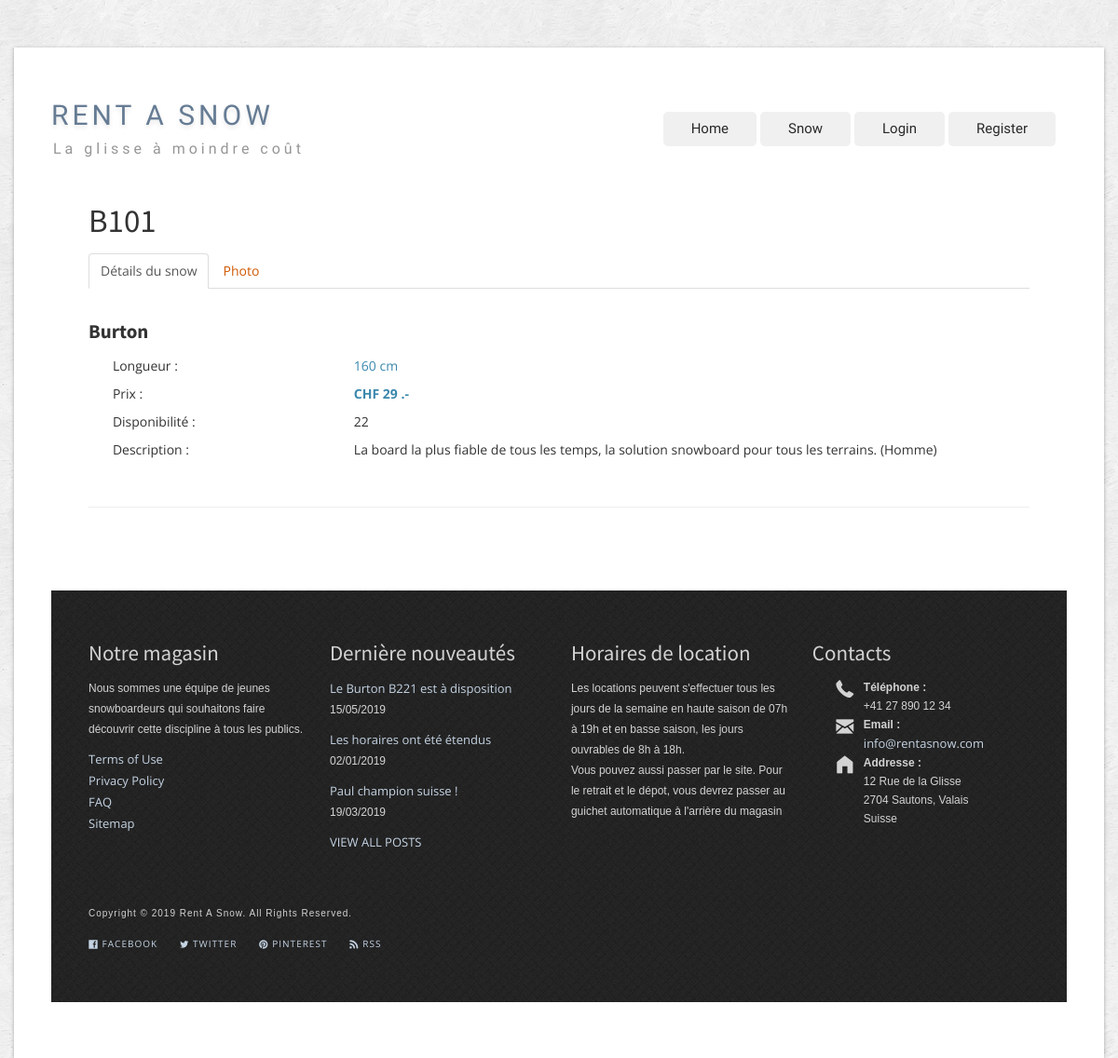
The app's page /index.php?action=snow&code=B101 with its own data.
### tables this page shows
CREATE TABLE IF NOT EXISTS `snows` (
  `id` int(11) NOT NULL AUTO_INCREMENT,
  `code` varchar(4) NOT NULL,
  `brand` varchar(20) NOT NULL,
  `model` varchar(30) NOT NULL,
  `snowLength` int(4) unsigned NOT NULL,
  `qtyAvailable` smallint(6) NOT NULL DEFAULT 0,
  `description` varchar(200) NOT NULL DEFAULT '0',
  `dailyPrice` float unsigned NOT NULL,
  `photo` varchar(50) DEFAULT NULL,
  `active` tinyint(4) unsigned NOT NULL DEFAULT 0,
  PRIMARY KEY (`id`),
  UNIQUE KEY `snow_code` (`code`)
);

### controller/snows.php (called while the page is built, shortened)
<?php
require "./model/snowsService.php";
function snow($code)
{
    $snows = getSnow($code);
    $snow = $snows[0];
    require "view/snow.php";
}

### model/dbConnector.php (called while the page is built, shortened)
<?php
function executeQuerySelect($query){
    $queryResult = null;
    $dbConnexion = openDBConnexion();
    if ($dbConnexion != null)
    {
        $statement = $dbConnexion->prepare($query);
        $statement->execute();
        $queryResult = $statement->fetchAll();
    }
    return $queryResult;
}
function openDBConnexion (){
    $tempDbConnexion = null;
    $sqlDriver = 'mysql';
    $hostname = 'localhost';
    $port = 3306;
    $charset = 'utf8';
    $dbName = 'snows';
    $userName = 'snows-connector';
    $userPwd = '25Du2Ono';
    $dsn = $sqlDriver . ':host=' . $hostname . ';dbname=' . $dbName . ';port=' . $port . ';charset=' . $charset;
    try{
        $tempDbConnexion = new PDO($dsn, $userName, $userPwd);
    }
    catch (PDOException $exception) {
        error_log('Connection failed: ' . $exception->getMessage()  . "\r\n", 3, ERROR_LOG);
    }
    return $tempDbConnexion;
}

### model/snowsService.php (called while the page is built, shortened)
<?php
require_once 'model/dbConnector.php';
function getSnow($code)
{
    $separator = '\'';
    $snowQuery = 'SELECT code, brand, snowLength, dailyPrice, qtyAvailable, description, photo FROM snows WHERE code='.$separator.$code.$separator.'AND active=1';
    return executeQuerySelect($snowQuery);
}

### view/snow.php (the view, shortened to what this page needs)
<article>
    <header>
        <h2><?= $snow['code']; ?></h2>
            <ul class="nav nav-tabs">
                <li class="active"><a href="#details" data-toggle="tab">Détails du snow</a></li>
                <li><a href="#photo" data-toggle="tab">Photo</a></li>
            </ul>
            <div class="tab-content">
                <div class="tab-pane fade in active" id="details">
                    <div class="span12"><h4><strong><?= $snow['brand']; ?></strong></h4></div>
                    <div class="span3">Longueur : </div><div class="span6 text-info"><?= $snow['snowLength']; ?> cm</div>
                    <div class="span3">Prix : </div><div class="span6 text-info"><strong>CHF <?= $snow['dailyPrice']; ?> .-</strong></div>
                    <div class="span3">Disponibilité : </div><div class="span6"><?= $snow['qtyAvailable']; ?></div>
                    <div class="span3">Description : </div><div class="span8"><?= $snow['description']; ?></div>
                </div>
            </div>
            <br>
    </header>
</article>
<hr/>
<?php
require 'gabarit.php';
?>

### view/content/styles/custom.css (style rules this page uses)
h3, h4, h5, h6 { line-height:1.5 !important }
body { background-image: url(scribble_light.png); background-position: inherit inherit; background-repeat: repeat repeat; }
.page-content a { color: rgb(208, 88, 3); font-family: 'Open Sans', sans-serif; }
h2 { font-weight: normal; font-style: normal; font-family: 'Source Sans Pro', sans-serif; font-size: 35px; line-height: 50px; }
h4,.page-content h4 a { font-weight: normal; font-style: normal; font-family: 'Source Sans Pro', sans-serif; font-size: 21px; line-height: 50px; }

### records on screen
snows: code "B101", brand "Burton", snowLength "160", dailyPrice "29", qtyAvailable "22", description "La board la plus fiable de tous les temps, la solution snowboard pour tous les terrains. (Homme)"
